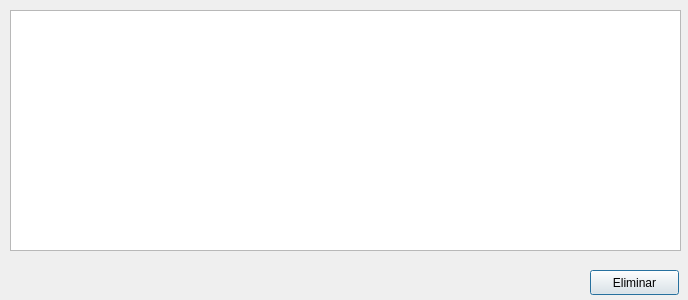
<?xml version="1.0" encoding="UTF-8"?>
<ui version="4.0">
 <class>uiEliminar</class>
 <widget class="QDialog" name="uiEliminar">
  <property name="geometry">
   <rect>
    <x>0</x>
    <y>0</y>
    <width>688</width>
    <height>300</height>
   </rect>
  </property>
  <property name="windowTitle">
   <string>Dialog</string>
  </property>
  <widget class="QPushButton" name="btn_Eliminar">
   <property name="geometry">
    <rect>
     <x>590</x>
     <y>270</y>
     <width>89</width>
     <height>25</height>
    </rect>
   </property>
   <property name="text">
    <string>Eliminar</string>
   </property>
  </widget>
  <widget class="QTableWidget" name="table">
   <property name="geometry">
    <rect>
     <x>10</x>
     <y>10</y>
     <width>671</width>
     <height>241</height>
    </rect>
   </property>
  </widget>
 </widget>
 <resources/>
 <connections/>
</ui>
